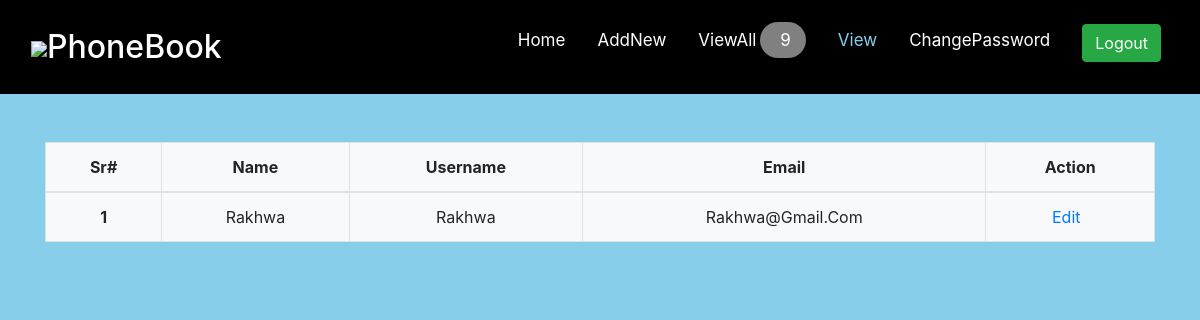
The page /view.php (signed in) on the database its author committed.
### tables this page shows
CREATE TABLE `user`  (
  `id` int NOT NULL AUTO_INCREMENT,
  `name` varchar(255) NULL DEFAULT NULL,
  `username` varchar(255) NULL DEFAULT NULL,
  `email` varchar(255) NULL DEFAULT NULL,
  `password` varchar(255) NULL DEFAULT NULL,
  PRIMARY KEY (`id`) USING BTREE,
  UNIQUE INDEX `email_index`(`email`) USING BTREE
);

### view.php (the view, shortened to what this page needs)
<?php
require 'connection.php';
$sql = "SELECT * FROM user where id= ".$_SESSION['contact_id'];
$result = $connection->query($sql);
$count = 1;
    $row = $result->fetch_assoc();
?>
<!DOCTYPE html>
<html lang="en">
<head>
  <link rel="stylesheet" href="https://stackpath.bootstrapcdn.com/bootstrap/4.4.1/css/bootstrap.min.css">
  <link rel="stylesheet" type="text/css" href="style.css">
</head>
<body class="bg">
<?php include 'menu.php' ?>
<div class="container mt-5">
  <div class="table-responsive">
    <table class="table table-bordered bg-light text-center text-capitalize">
      <thead>
        <tr>
          <th>Sr#</th>
          <th>name</th>
          <th>username</th>
          <th>email</th>
          <th>action</th>
        </tr>
      </thead>
      <tbody>
          <?php
         if($result){
  ?>
    <tr>
      <th><?php echo $count; ?></th>
      <td><?php echo $row['name'] ?></td>
      <td><?php echo $row['username'] ?></td>
      <td><?php echo $row['email'] ?></td>
    <td> <a href="edit_user.php?editid=<?php echo $row["id"]; ?>" class="text-decoration-none text-primary mr-2">Edit </a></td>
    </tr>
  <?php  }
    else {?>
  <tr>
    <td colspan="6" class="text-center text-danger"> No Record Found</td>
  </tr>
<?php }?>
      </tbody>
    </table>
  </div>
</div>
</body>
</html>

### style.css (style rules this page uses)
.bg { background-color: skyblue; }

### rows shown on the page
user: name "Rakhwa", username "Rakhwa", email "Rakhwa@gmail.com"

### other values the page prints
$result->num_rows "9"
$count "1"
